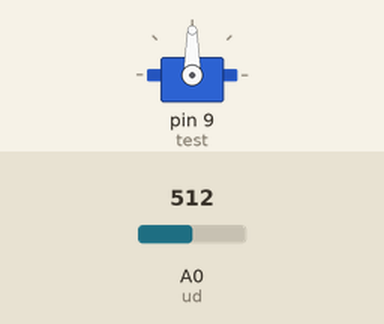
A sketch run on a simulated Arduino Uno, built with avr-gcc and run on an emulated ATmega328P. Parts: servo. Inputs (shaded band) come from the test bench; at power-on: A0 (ud) = 512.

Above: at 1.2 s.
1.3 s: A0 (ud) set to 716
At 2.5 s:
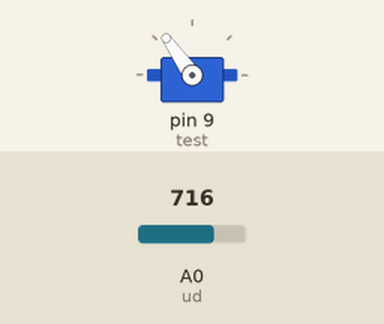
2.8 s: A0 (ud) set to 900
At 3.4 s:
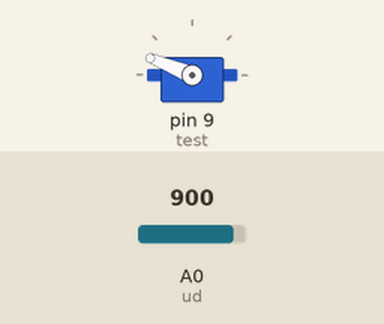
4.3 s: A0 (ud) set to 1023
At 4.8 s:
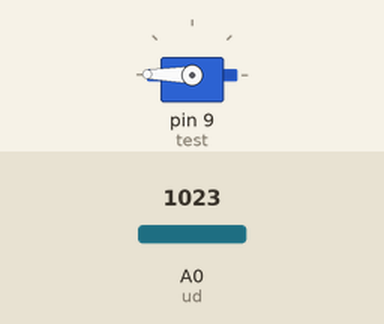
5.8 s: A0 (ud) set to 306
At 6.8 s:
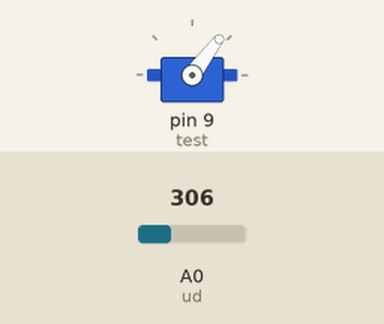
7.3 s: A0 (ud) set to 122
At 8.3 s:
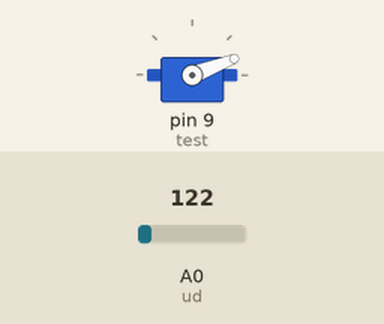
Timing chart, 0 to 9.8 s (numbered marks = the images above; inputs shaded):
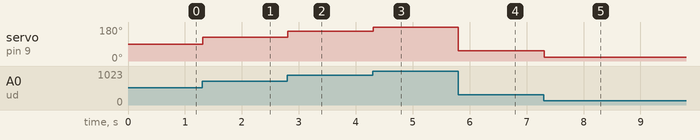

Measured:
- after the input at 1.3 s, servo on pin 9 (test): 90° → 125° at once
- after the input at 2.8 s, servo on pin 9 (test): 125° → 158° at once
- after the input at 4.3 s, servo on pin 9 (test): 158° → 179° at once
- after the input at 5.8 s, servo on pin 9 (test): 179° → 53° at once
- after the input at 7.3 s, servo on pin 9 (test): 53° → 21° at once

The sketch:

JoyTest.ino
```cpp
#include <Servo.h>

Servo test;

int ud = 0;
int rea;
void setup() {
  // put your setup code here, to run once:
test.attach(9);
}

void loop() {
  // put your main code here, to run repeatedly:
rea = analogRead(ud);
rea = map(rea, 0, 1024, 0, 180);
test.write(rea);
delay(15);
}
```
